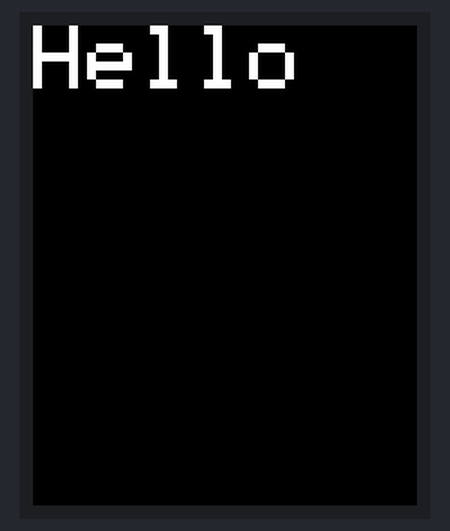
Bench run of a sketch on a simulated Arduino Uno, built with avr-gcc and run on an emulated ATmega328P. On the bench: 128×160 colour display. Storage starts empty.

Above: at 0.2 s.

The sketch:

sketch_feb29a.ino
```cpp
/*
 * Rui Santos
 * Complete Project Details https://randomnerdtutorials.com
 */

// include TFT and SPI libraries
#include <Adafruit_GFX.h>    // Core graphics library
#include <Adafruit_ST7735.h> // Hardware-specific library
#include <SPI.h>
#include <mySD.h>

// pin definition for Arduino UNO
#define TFT_CS     10 // PA18
#define TFT_RST    8  // PA06
// TFT_MOSI    PB10
//TFT SCK PB11
#define TFT_DC     9 //PA07
#define TFT_BACKLIGHT A3 // Display backlight pin
// create an instance of the library
Adafruit_ST7735 tft = Adafruit_ST7735(TFT_CS, TFT_DC, TFT_RST);
//SPIClass SPI (&PERIPH_SPI,  PIN_SPI_MISO,  PIN_SPI_SCK,  PIN_SPI_MOSI,  PAD_SPI_TX,       PAD_SPI_RX);
//SPIClass SPI_ETH (&sercom2,   PORT_PA08,     PORT_PA11,    PORT_PA10,     SPI_PAD_2_SCK_3,  SERCOM_RX_PAD_0);
//SPIClass SPI_ETH (&sercom2,   PORT_PA08,     PORT_PA11,    PORT_PA10,     SPI_PAD_2_SCK_3,  SERCOM_RX_PAD_0);

void setup() {

  //initialize the library
  tft.initR(INITR_BLACKTAB);

 tft.fillScreen(ST7735_BLACK);


   Serial.print("Initializing SD card...");
  /* initialize SD library with SPI pins */
  if (!SD.begin(26, 14, 12, 27)) {
    Serial.println("initialization failed!");
    return;
  }
    Serial.println("initialization done.");


}

void loop() {


 tft.setTextWrap(false);

 tft.setCursor(0, 0);
 tft.setTextColor(ST7735_WHITE);
 tft.setTextSize(3);
 tft.println("Hello");

  // wait 200 miliseconds until change to next color
  delay(200);
}
```
